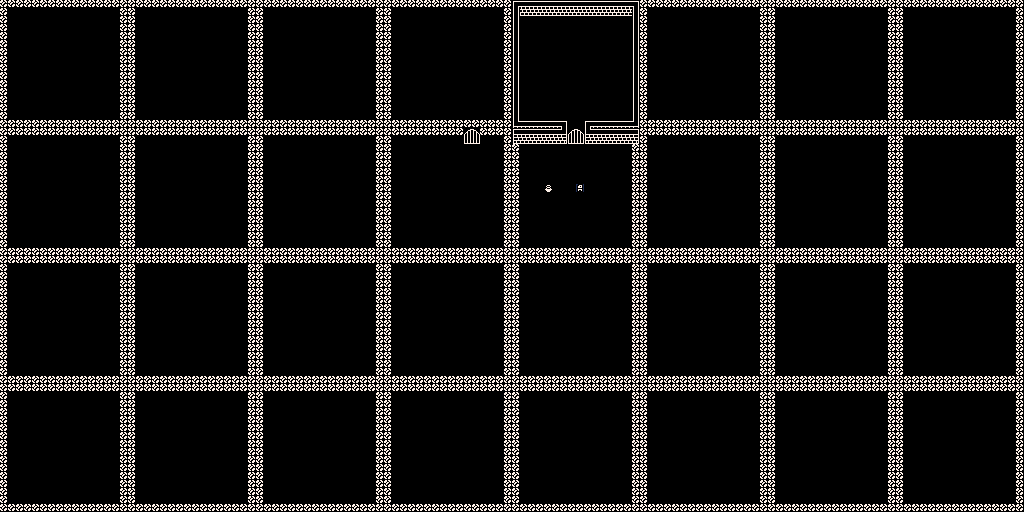

Rendered tile map (Tiled .tmx) drawn with the repository's tilesets; below, a short description and the map source with its tile grids summarised:
An orthogonal 128x64 tile map with 8x8 px tiles, 1 tile layer (Tile Layer 1).

<map version="1.5" tiledversion="1.6.0" orientation="orthogonal" renderorder="left-up" width="128" height="64" tilewidth="8" tileheight="8" infinite="0" nextlayerid="3" nextobjectid="1">
 <editorsettings>
  <export target="map.lua" format="lua" />
 </editorsettings>
 <tileset firstgid="1" source="base_tileset.tsx" />
 <layer id="2" name="Tile Layer 1" width="128" height="64">
  <data>[8192 cells, 1950 non-empty, 18 distinct tile ids]</data>
 </layer>
</map>